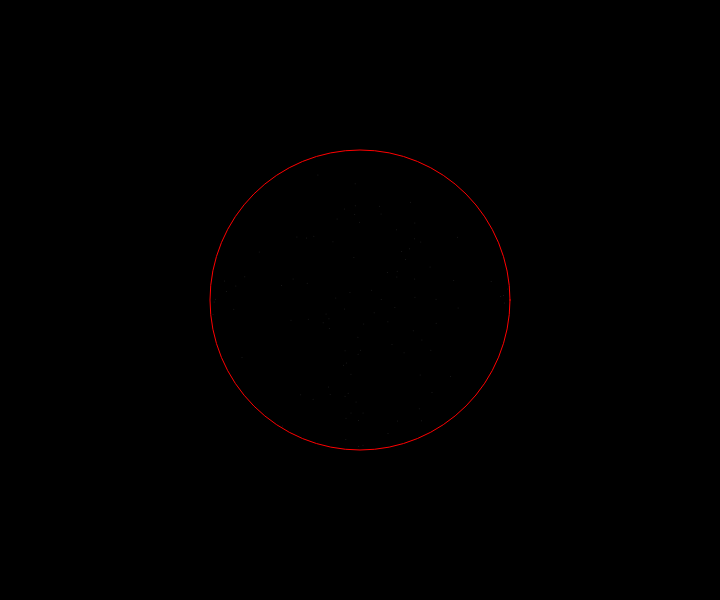
Frame 1 (no input)
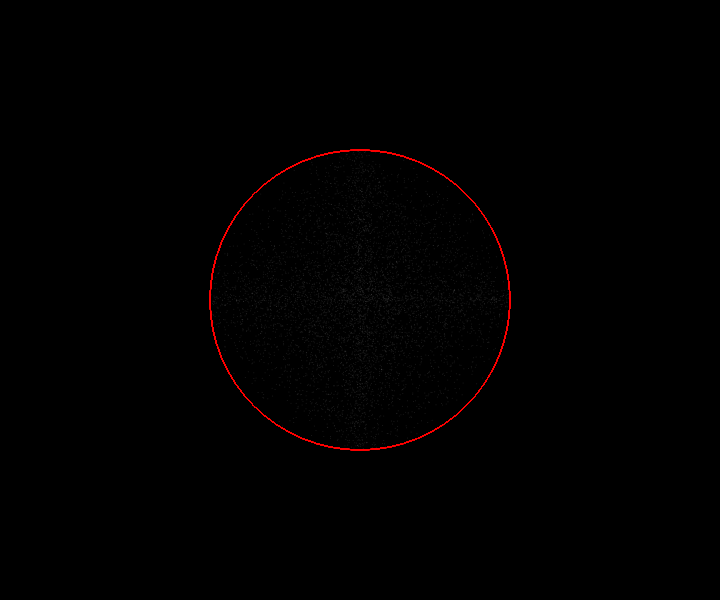
Frame 60 (no input)
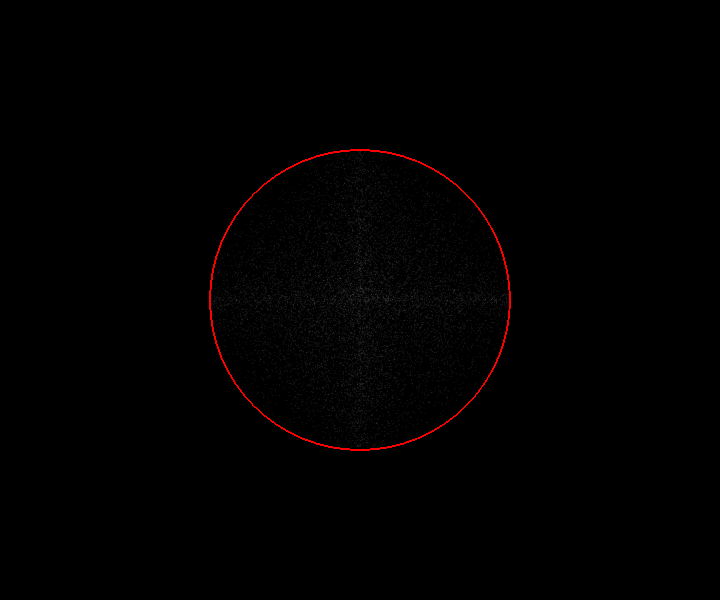
Frame 120 (the mouse pressed at the canvas centre since frame 60)

The p5.js sketch that drew these frames (run headless with seeded random() and noise() and a simulated clock; from frame 60 on, the mouse is pressed at the canvas centre):

// p5.js sketch
// ── sketch.js
const lineWidth = 1;
const diameter = 300;

// The statements in the setup() function
// execute once when the program begins
function setup() {
    createCanvas(720, 600); // Size must be the first statement

    frameRate(30);
    background(0); // Set the background to black
    fill(0);
}

function draw() {
    stroke(255, 30); // Set line drawing color to white
    //   text(maxPrime(), 3, 3);

    for (let i = 0; i < 100; i++) {
        const radius = diameter / 2;
        const angle = Math.random() * 360;
        const x = Math.sin(angle) * Math.random() * radius;
        const y = Math.cos(angle) * Math.random() * radius;
        point(width / 2 + x, height / 2 + y);
        // point(x, y);
        // line(
        //     Math.random() * width,
        //     Math.random() * height,
        //     Math.random() * width,
        //     Math.random() * height
        // );
    }

    noFill();
    stroke(color(255, 0, 0), 50); // Set line drawing color to white

    circle(width / 2, height / 2, diameter);
}
